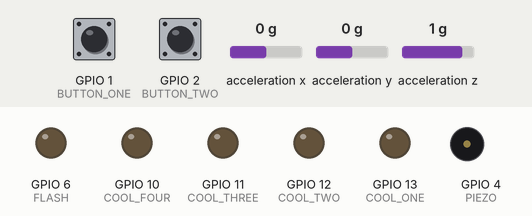
The sketch below on a simulated ESP32-S3. On the bench: output pins drawn as LEDs (lit = HIGH), buzzer (waves = sounding). The inputs (shaded band) are chosen by the test bench; at power-on: GPIO 1 (BUTTON_ONE) HIGH, GPIO 2 (BUTTON_TWO) HIGH, acceleration x 0 g, acceleration y 0 g, acceleration z 1 g. WiFi joins after 1.5 s; servers stay silent unless stated; what the sketch prints to the serial monitor is not drawn.

Above: at 2.8 s.
2.9 s: GPIO 1 (BUTTON_ONE) pulled LOW for 1 s
At 3.27 s:
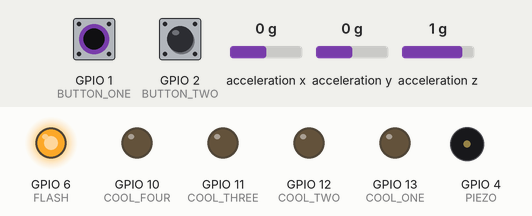
At 4.32 s:
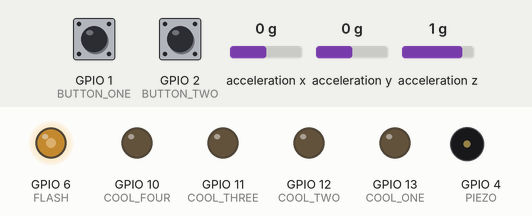
5.9 s: GPIO 2 (BUTTON_TWO) pulled LOW for 3.2 s
10.6 s: GPIO 2 (BUTTON_TWO) pulled LOW for 0.15 s
13.6 s: GPIO 2 (BUTTON_TWO) pulled LOW for 1 s
16.1 s: GPIO 1 (BUTTON_ONE) pulled LOW for 0.15 s
At 17.0 s:
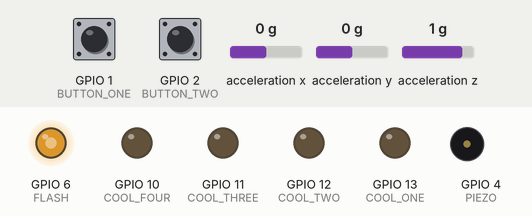
Timing chart, 0 to 20.1 s (numbered marks = the images above; inputs shaded):
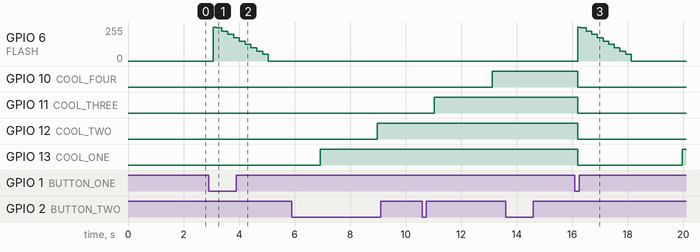

Measured:
- after the input at 2.9 s, GPIO 6 (FLASH): 0/255 → 255/255 after 0.18 s, → 250/255 0.10 s later, → 225/255 0.21 s later, → 200/255 0.21 s later, … (11 changes in this stretch)
- after the input at 16.1 s, GPIO 6 (FLASH): 0/255 → 255/255 after 0.10 s, → 250/255 0.10 s later, → 225/255 0.20 s later, → 200/255 0.20 s later, … (11 changes in this stretch); GPIO 10 (COOL_FOUR), GPIO 11 (COOL_THREE), GPIO 12 (COOL_TWO): HIGH → LOW after 0.10 s; GPIO 13 (COOL_ONE): HIGH → LOW after 0.10 s, → HIGH 3.8 s later

The sketch:

buzz.ino
```cpp
#include <Adafruit_LIS3DH.h>
#include <WiFi.h>
#include <Adafruit_NeoPixel.h>
#include <Adafruit_Sensor.h>

/*

WHEN RESETTING ARDUINO LEAVE STILL TO CALIBRATE

*/

#define MULTIPLIER 2

#define BUTTON_ONE A0
#define BUTTON_TWO A1
#define BUTTON_THREE A2
#define PIEZO A3
//#define FLICKER A3
#define FLASH A5
#define COOL_ONE 13
#define COOL_TWO 12
#define COOL_THREE 11
#define COOL_FOUR 10
// Used for software SPI
#define LIS3DH_CLK 13
#define LIS3DH_MISO 12
#define LIS3DH_MOSI 11
// Used for hardware & software SPI
#define LIS3DH_CS 10
const char *ssid = "ArtifactDetector";
const char *password = "bruhdontconnecttothis556";
int off = 20;
int on = 150;
int toneFrequency = 4000;
int toneLength = 5;
bool CoolDown = false;
int CoolCount = 0;
int CoolIncrement = 10;
int i = 0;
bool FlashNow = false;
float X = 0.0f;
float Y = 0.0f;
float Z = 0.0f;
long offset = 0;
bool mute = false;

Adafruit_LIS3DH lis = Adafruit_LIS3DH();
Adafruit_NeoPixel Pixel(1, 9, NEO_RGB);
int XYZ() {
  sensors_event_t event;
  lis.getEvent(&event);
  int X = int(trunc((event.acceleration.x * 100)));
  int Y = int(trunc((event.acceleration.y * 100)));
  int Z = int(trunc((event.acceleration.z * 100)));
  X = abs(X);
  Y = abs(Y);
  Z = abs(Z);
  Z = Z - offset;
  Z = abs(Z);
  long XYZ = (X + Y + Z);
  XYZ = XYZ / 3;

  return XYZ;
}

void setup() {
  Serial.begin(115200);
  lis.begin(0x18);
  //Pixel.begin();
  //Pixel.setPixelColor(0, 0, 255, 0);
  //Pixel.show();
  //pinMode(FLICKER, OUTPUT);
  pinMode(PIEZO, OUTPUT);
  pinMode(BUTTON_ONE, INPUT_PULLUP);
  pinMode(BUTTON_TWO, INPUT_PULLUP);
  pinMode(BUTTON_THREE, INPUT_PULLUP);
  pinMode(FLASH, OUTPUT);
  pinMode(COOL_ONE, OUTPUT);
  pinMode(COOL_TWO, OUTPUT);
  pinMode(COOL_THREE, OUTPUT);
  pinMode(COOL_FOUR, OUTPUT);
  digitalWrite(FLASH, LOW);
  digitalWrite(COOL_ONE, LOW);
  digitalWrite(COOL_TWO, LOW);
  digitalWrite(COOL_THREE, LOW);
  digitalWrite(COOL_FOUR, LOW);
  int i = 0;
  while (i < 100) {
    sensors_event_t event;
    lis.getEvent(&event);
    int Z = int(trunc(event.acceleration.z) * 100);
    offset += Z;
    i++;
  }
  offset = offset / 100;
  // We start by connecting to a WiFi network
  // To debug, please enable Core Debug Level to Verbose

  Serial.println();
  Serial.print("[WiFi] Connecting to ");
  Serial.println(ssid);

  WiFi.begin(ssid, password);
  // Auto reconnect is set true as default
  // To set auto connect off, use the following function
  //    WiFi.setAutoReconnect(false);

  // Will try for about 10 seconds (20x 500ms)
  int tryDelay = 500;
  int numberOfTries = 20;
  while (true) {

    switch (WiFi.status()) {
      case WL_NO_SSID_AVAIL: Serial.println("[WiFi] SSID not found"); break;
      case WL_CONNECT_FAILED:
        Serial.print("[WiFi] Failed - WiFi not connected! Reason: ");
        return;
        break;
      case WL_CONNECTION_LOST: Serial.println("[WiFi] Connection was lost"); break;
      case WL_SCAN_COMPLETED: Serial.println("[WiFi] Scan is completed"); break;
      case WL_DISCONNECTED: Serial.println("[WiFi] WiFi is disconnected"); break;
      case WL_CONNECTED:
        Serial.println("[WiFi] WiFi is connected!");
        Serial.print("[WiFi] IP address: ");
        Serial.println(WiFi.localIP());
        return;
        break;
      default:
        Serial.print("[WiFi] WiFi Status: ");
        Serial.println(WiFi.status());
        break;
    }
    delay(tryDelay);

    if (numberOfTries <= 0) {
      Serial.print("[WiFi] Failed to connect to WiFi!");
      // Use disconnect function to force stop trying to connect
      WiFi.disconnect();
      return;
    } else {
      numberOfTries--;
    }
  }
}

void loop() {
  lis.read();
  int avg = 0;
  int reading = 0;
  for (int i = 0; i <= 20; i++) {
    avg += WiFi.RSSI();
  }
  reading = avg / 20;

  long blue = XYZ();
  Serial.println(blue);
  //Serial.print(" , ");
  //blue = blue - offset;
  //blue = blue * 100;
  //Serial.println(blue);
  //Serial.println(XYZ());
  /*
  Serial.print("\t\tX: "); Serial.print(event.acceleration.x);
  Serial.print(" \tY: "); Serial.print(event.acceleration.y);
  Serial.print(" \tZ: "); Serial.print(event.acceleration.z);
  Serial.println(" m/s^2 ");
  */


  if (reading < -60) {
    //analogWrite(FLICKER, on);
    Pixel.setPixelColor(0, 0, (int)trunc(map(blue, 0, 750, 255, 0)), (int)trunc(map(blue, 0, 750, 0, 255)));
    Pixel.show();
    delay(abs(map(reading, -61, -90, 50, 100)) * MULTIPLIER);
    //analogWrite(FLICKER, off);
    Pixel.setPixelColor(0, 0, 0, 0);
    Pixel.show();
    Pixel.clear();
    delay(abs(map(reading, -61, -90, 50, 100)) * MULTIPLIER);
  } else if (reading < -30) {
    //analogWrite(FLICKER, on);
    Pixel.setPixelColor(0, 0, (int)trunc(map(blue, 0, 750, 255, 0)), (int)trunc(map(blue, 0, 750, 0, 255)));
    Pixel.show();
    delay(abs(map(reading, -30, -60, 10, 50)) * MULTIPLIER);
    //analogWrite(FLICKER, off);
    Pixel.setPixelColor(0, 0, 0, 0);
    Pixel.show();
    Pixel.clear();
    delay(abs(map(reading, -30, -60, 10, 50)) * MULTIPLIER);
  } else {
    //analogWrite(FLICKER, on);
    Pixel.setPixelColor(0, 0, (int)trunc(map(blue, 0, 750, 255, 0)), (int)trunc(map(blue, 0, 750, 0, 255)));
    Pixel.show();
    delay(5);
    //analogWrite(FLICKER, off);
    Pixel.setPixelColor(0, 0, 0, 0);
    Pixel.show();
    Pixel.clear();
    delay(5);
  }

  if (digitalRead(BUTTON_TWO) == false) {
    mute = !mute;
  }
  if (mute == false) {
    tone(PIEZO, toneFrequency);  //following is code for the click
    delay(toneLength);
    noTone(PIEZO);
  }
  if ((digitalRead(BUTTON_ONE) == false && CoolDown == false) && FlashNow == false) {  //-- FLASH CODE --//
    i = 250;
    FlashNow = true;
    digitalWrite(FLASH, HIGH);
    digitalWrite(COOL_ONE, LOW);
    digitalWrite(COOL_TWO, LOW);
    digitalWrite(COOL_THREE, LOW);
    digitalWrite(COOL_FOUR, LOW);
    delayMicroseconds(100000);
  }
  if (i > 0 && FlashNow == true) {
    analogWrite(FLASH, i);
    i -= 25;
  }
  if (i == 0 && FlashNow == true) {
    analogWrite(FLASH, i);
    FlashNow = false;
    CoolDown = true;
  }
  if (CoolDown == true) {

    CoolCount++;
    if (CoolCount == (CoolIncrement * 1)) {
      //one light!
      digitalWrite(COOL_ONE, HIGH);
    }
    if (CoolCount == (CoolIncrement * 2)) {
      //two light!
      digitalWrite(COOL_TWO, HIGH);
    }
    if (CoolCount == (CoolIncrement * 3)) {
      //three light!
      digitalWrite(COOL_THREE, HIGH);
    }
    if (CoolCount == (CoolIncrement * 4)) {
      //four light!
      digitalWrite(COOL_FOUR, HIGH);
      CoolDown = false;
      CoolCount = 0;
    }
  }
}
```
